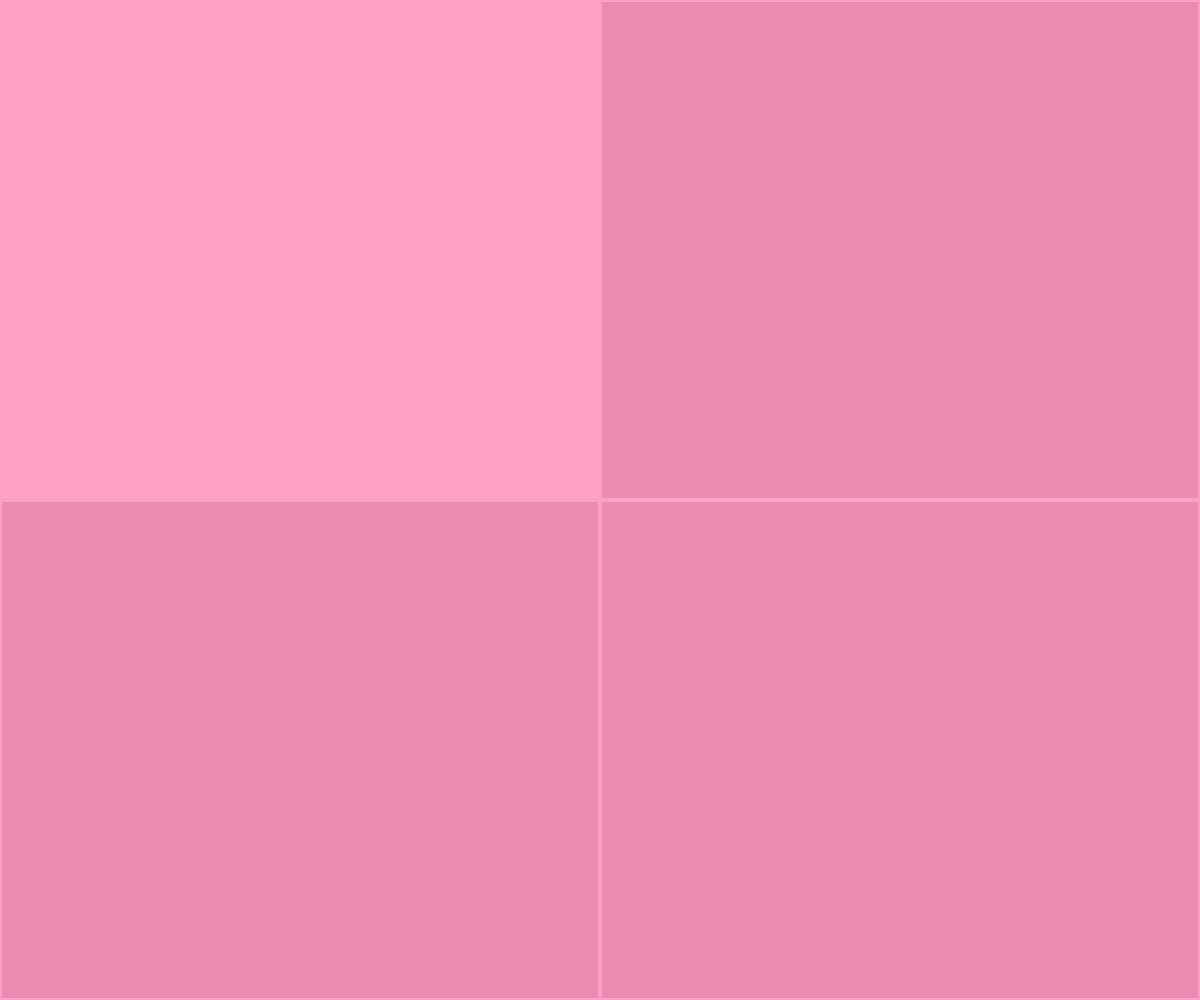
Frame 1 (no input)
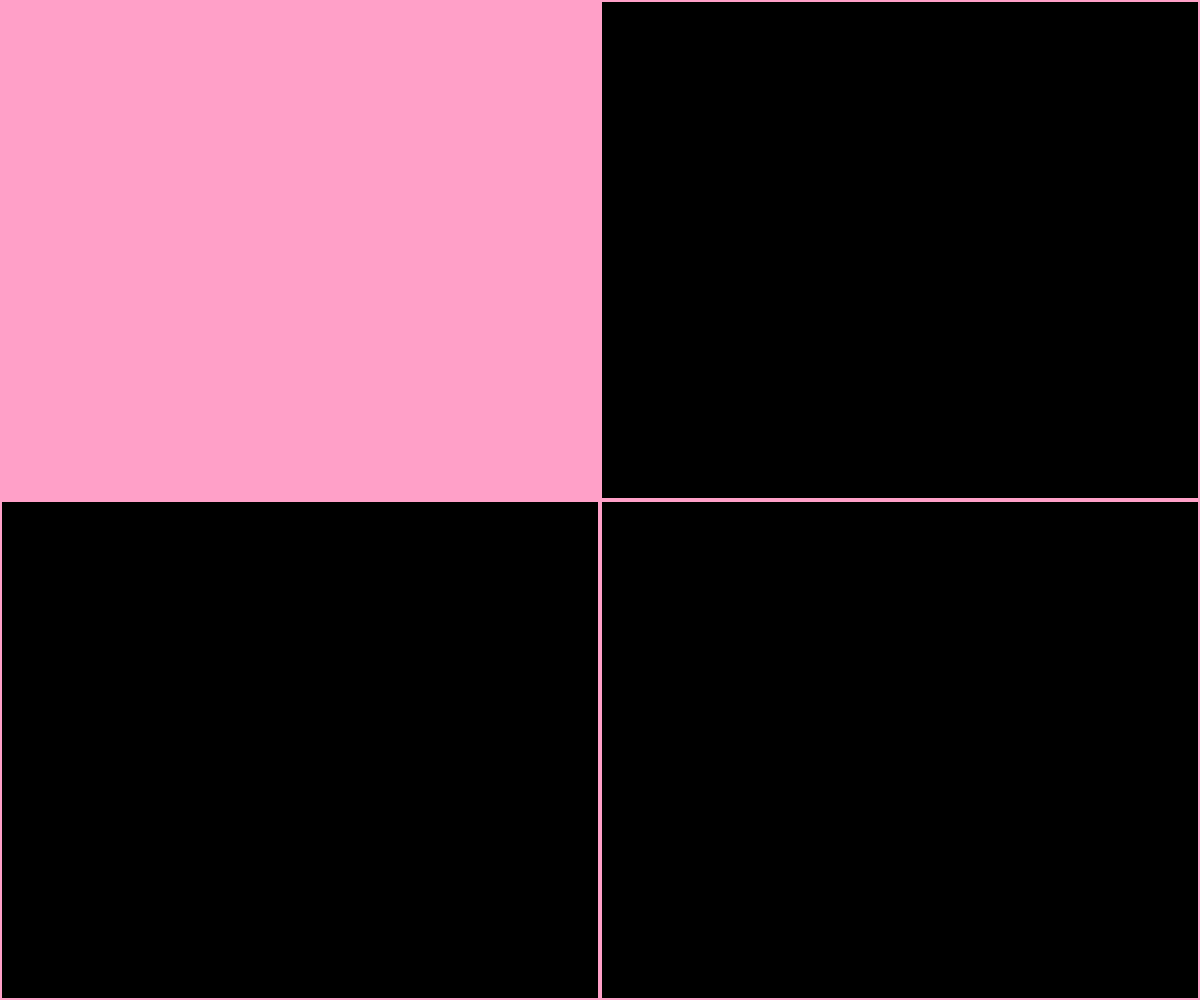
Frame 60 (no input)
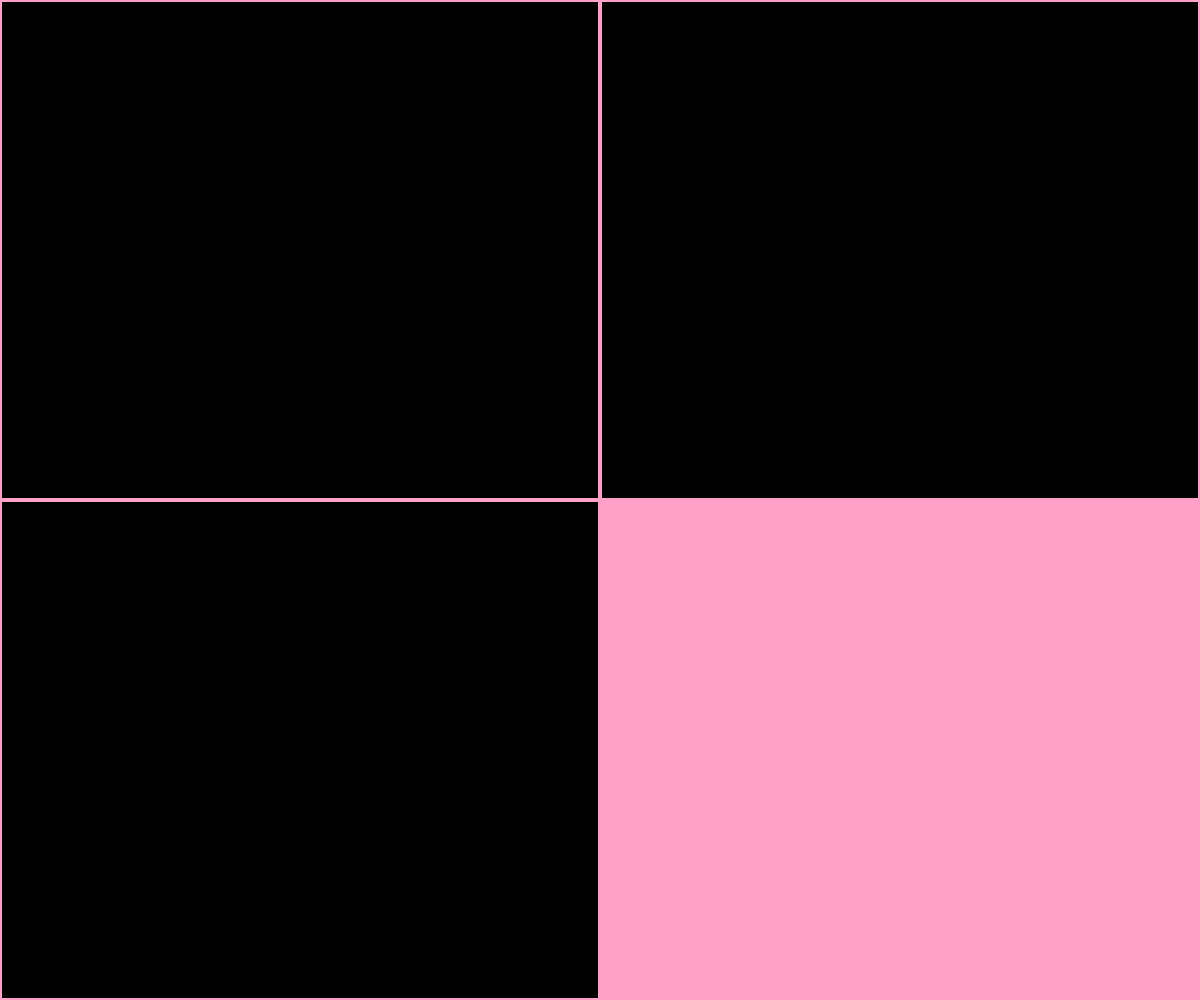
Frame 120 (the mouse pressed at the canvas centre since frame 60)

The p5.js sketch that drew these frames (run headless with seeded random() and noise() and a simulated clock; from frame 60 on, the mouse is pressed at the canvas centre):

// p5.js sketch
// ── sketch.js
// roll over
// Zara Goldney
// April 5

let quadrant = 1; // 1 up right, 2 up left
              // 3 lower left, 4 lower right
let r1 = 255;
let g1 = 160;    //fill variables
let b1 = 200;

let r2 = 255;
let g2 = 160;
let b2 = 200;

let r3 = 255;
let g3 = 160;
let b3 = 200;

let r4 = 255;
let g4 = 160;
let b4 = 200;

function setup() {
  createCanvas(windowWidth, windowHeight);
  
}

function makingQuadrants(){
  //illustrating the lines that seperate quadrants
  fill(0);
  strokeWeight(4);
  stroke(255, 160, 200);
  rect(width/2, 0, width/2, height/2);
  rect(0, 0, width/2, height/2);
  rect(0, height/2, width/2, height/2);
  rect(width/2, height/2, width/2, height/2);
}

function determineQuadrant(){
  if (mouseX < width/2){
    if (mouseY < height/2) quadrant = 2; // top L
    else quadrant = 3; //bottom L
  }
  else { //right side
    if (mouseY < height/2) quadrant = 1; //topr
    else quadrant = 4;
  }
} 


function changeFills(){ //changing the fills 
  if (quadrant === 1){
     r1 = 255;
     g1 = 160;
     b1 = 200;
     fill(r1, g1, b1);
    rect(width/2, 0, width/2, height/2);
  }
  else if (quadrant != 1){
    r1 -= 20;
    g1 -=20;
    b1 -= 20;
    fill(r1, g1, b1);
    rect(width/2, 0, width/2, height/2);
 }
   if (quadrant === 2){
     r2 = 255;
     g2 = 160;
     b2 = 200;
     
    fill(r2, g2, b2);
    rect(0, 0, width/2, height/2);
  }
  else if (quadrant != 2){
    r2 -= 20;
    g2 -=20;
    b2 -=20;
    fill(r2, g2, b2);
    rect(0, 0, width/2, height/2);
 }
  if (quadrant === 3){
     r3 = 255;
     g3 = 160;
     b3 = 200;
     fill(r3, g3, b3);
    rect(0, height/2, width/2, height/2);
  }
  else if (quadrant != 3){
    r3 -= 20;
    g3 -=20;
    b3 -=20;
    fill(r3, g3, b3);
    rect(0, height/2, width/2, height/2);
 }
   if (quadrant === 4){
     r4 = 255;
     g4 = 160;
     b4 = 200;
     fill(r4, g4, b4);
     rect(width/2, height/2, width/2, height/2);
  }
  else if (quadrant != 4){
    r4 -= 20;
    g4 -=20;
    b4 -=20;
    fill(r4, g4, b4);
    rect(width/2, height/2, width/2, height/2);
 }
}


function draw() {
  background(255);
  makingQuadrants();
  determineQuadrant();
  changeFills();
  
}
